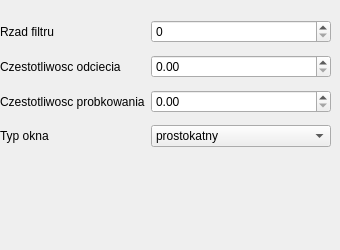
     <widget class="QWidget" name="filtrGornoprzepustowy">
      <widget class="QWidget" name="formLayoutWidget_16">
       <property name="geometry">
        <rect>
         <x>0</x>
         <y>20</y>
         <width>331</width>
         <height>221</height>
        </rect>
       </property>
       <layout class="QFormLayout" name="filtrGornoprzepustowyLayout">
        <property name="verticalSpacing">
         <number>12</number>
        </property>
        <item row="0" column="0">
         <widget class="QLabel" name="dlugoscSygnaluLabel_13">
          <property name="text">
           <string>Rzad filtru</string>
          </property>
         </widget>
        </item>
        <item row="0" column="1">
         <widget class="QSpinBox" name="dlugoscSygnaluDoubleSpinBox_13"/>
        </item>
        <item row="1" column="0">
         <widget class="QLabel" name="czestotliwoscLabel_13">
          <property name="text">
           <string>Czestotliwosc odciecia</string>
          </property>
         </widget>
        </item>
        <item row="1" column="1">
         <widget class="QDoubleSpinBox" name="czestotliwoscDoubleSpinBox_13"/>
        </item>
        <item row="2" column="0">
         <widget class="QLabel" name="czestotliwoscProbkowaniaLabel_13">
          <property name="text">
           <string>Czestotliwosc probkowania</string>
          </property>
         </widget>
        </item>
        <item row="2" column="1">
         <widget class="QDoubleSpinBox" name="czestotliwoscProbkowaniaDoubleSpinBox_13">
          <property name="maximum">
           <double>100000.000000000000000</double>
          </property>
         </widget>
        </item>
        <item row="3" column="0">
         <widget class="QLabel" name="typOknaLabel_2">
          <property name="text">
           <string>Typ okna</string>
          </property>
         </widget>
        </item>
        <item row="3" column="1">
         <widget class="QComboBox" name="typOknaComboBox_2">
          <item>
           <property name="text">
            <string>prostokatny</string>
           </property>
          </item>
          <item>
           <property name="text">
            <string>Blackmana</string>
           </property>
          </item>
         </widget>
        </item>
       </layout>
      </widget>
     </widget>
